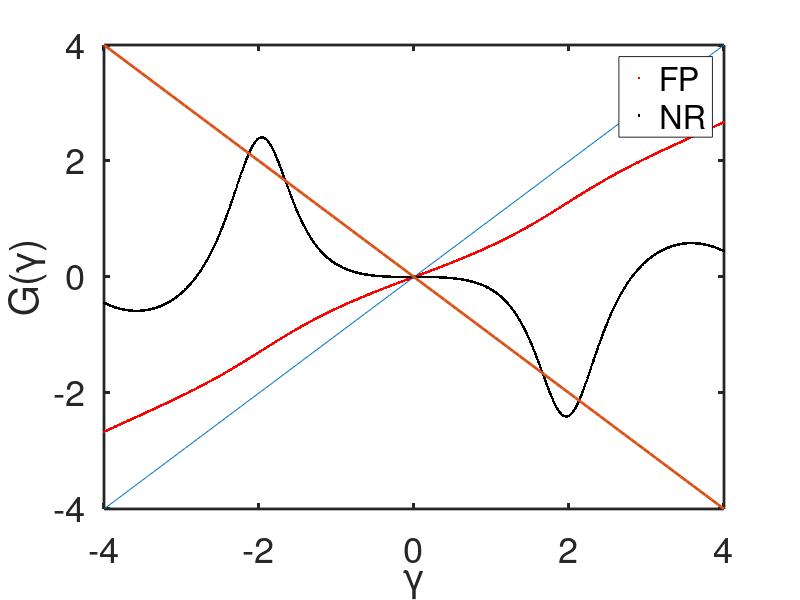

This figure's MATLAB source:
%% Experiment 13 - searching for a period doubling example
% As part of a series of counterexamples, I am searching for a period
% doubling bifurcation in the Newton-Raphson iterations of a nonlinear BVP
% using alternating Schwarz and Dirichlet BCs.

% So far no tested functions have displayed any kind of period doubling.
% These include: exponentials, logarithms, polynomials, power functions

%% Implementing test

% Problem parameters
% 2-cycles: 3.6
% 4-cycles: 3.72
% 8-cycles: 3.731
%    Chaos: 3.735
C = 1;  a = 2.5;
F = @(x) C * sin(a*x);
Fp= @(x) C*a*cos(a*x);
P = 1;
A = 0; B = 0;

% Grid
nx = 1001;
a  = -0.1;
b  = 0.1;
x  = linspace(-1,1,nx)';
dx = 1./abs(x(2) - x(1));
x1 = x(x<=b); b = x1(end);
x2 = x(x>=a); a = x2(1);
l1 = length(x1); l2 = length(x2);

% Diff. mat.
X1 = [ [x1(2:end) ; 0], x1, [0 ; x1(1:end-1)] ];
X2 = [ [x2(2:end) ; 0], x2, [0 ; x2(1:end-1)] ];

I1 = eye(l1);
D1 = ones(l1,1);
D1 = dx^2 * [ D1, -2*D1, D1 ];% - dx/2 * [ -D1, zeros(l1,1), D1 ].*X1;
D1 = spdiags(D1,[-1,0,1],l1,l1);% + spdiags(ones(l1,1),0,l1,l1);
I2 = eye(l2);
D2 = ones(l2,1);
D2 = dx^2 * [ D2, -2*D2, D2 ];% - dx/2 * [ -D2, zeros(l2,1), D2 ].*X2;
D2 = spdiags(D2,[-1,0,1],l2,l2);% + spdiags(ones(l2,1),0,l2,l2);

% Initialization
k = 0;
tol = 1e-8;
itermax = P+1;
G = zeros(1,101);
Gp= G;
itersaveNewton = G;
itersaveReg = G;
L = 4;
testu2 = linspace(-L,L,1001);
% testu2 = linspace(-1.8,-1.4,1001);
% testu2=0.03;
nonlinsolves = 10;
for u2b0 = testu2
% u2b0 = 0;
    u2b    = u2b0;
    u2bold = u2b0;
    k      = k+1;
    error  = 1;
    iter   = 1;
    u1 = 0*ones(size(x1)); u1(1)  = A;
    u2 = 0*ones(size(x2)); u2(end)= B;
    while error > tol && iter < itermax

        % Step 1: solve u in first domain
        u1(end) = u2b;
        for i = 1:nonlinsolves
            J1 = D1 - spdiags(Fp(u1),0,l1,l1);
            F1 = D1(2:end-1,:)*u1 - F(u1(2:end-1));
            u1(2:end-1) = u1(2:end-1) - J1(2:end-1,2:end-1) \ F1;
        end
        u1a = u1(x1==a);
        
        % Step 2: solve u in second domain
        u2(1) = u1a;
        for i = 1:nonlinsolves
            J2 = D2 - spdiags(Fp(u2),0,l2,l2);
            F2 = D2(2:end-1,:)*u2 - F(u2(2:end-1));
            u2(2:end-1) = u2(2:end-1) - J2(2:end-1,2:end-1) \ F2;
        end
        u2b = u2(x2==b);

        % Preconditioning with Newton
        % Step 3: solve g in first domain
        dF1= D1 - spdiags(Fp(u1),0,l1,l1);
        g1 = dF1(2:end-1,2:end-1) \ ( -dF1(2:end-1,end) );
        g1 = [0 ; g1 ; 1 ];
        g1a= g1(x1==a);

        % Step 4: solve g in second domain
        dF2= D2 - spdiags(Fp(u2),0,l2,l2);
        g2 = dF2(2:end-1,2:end-1) \ ( -g1a*dF2(2:end-1,1) );
        g2 = [ g1a ; g2 ; 0];
        g2b= g2(x2==b);

        % Step 5: update u2b
        u2b = u2bold - (u2b - u2bold)/(g2b - 1);
        
        if iter==P
            Gp(k) = u2b;
        end

        error = abs(u2b - u2bold);
        u2bold= u2b;
        iter  = iter+1;
        
    end
    
    if iter < itermax && error < tol
        itersaveNewton(k) = iter;
    else
        itersaveNewton(k) = NaN;
    end
        
end

k=0;
for u2b0 = testu2
% u2b0 = 0;
    u2b    = u2b0;
    u2bold = u2b0;
    k      = k+1;
    error  = 1;
    iter   = 1;
    u1 = 0*ones(size(x1)); u1(1)  = A;
    u2 = 0*ones(size(x2)); u2(end)= B;
    while error > tol && iter < itermax

        % Step 1: solve u in first domain
        u1(end) = u2b;
        for i = 1:nonlinsolves
            J1 = D1 - spdiags(Fp(u1),0,l1,l1);
            F1 = D1(2:end-1,:)*u1 - F(u1(2:end-1));
            u1(2:end-1) = u1(2:end-1) - J1(2:end-1,2:end-1) \ F1;
        end
        u1a = u1(x1==a);
        
        % Step 2: solve u in second domain
        u2(1) = u1a;
        for i = 1:nonlinsolves
            J2 = D2 - spdiags(Fp(u2),0,l2,l2);
            F2 = D2(2:end-1,:)*u2 - F(u2(2:end-1));
            u2(2:end-1) = u2(2:end-1) - J2(2:end-1,2:end-1) \ F2;
        end
        u2b = u2(x2==b);
        
        if iter==1
            G(k) = u2b;
        end

        error = abs(u2b - u2bold);
        u2bold= u2b;
        iter  = iter+1;
        
    end
    
    if iter < itermax && error < tol
        itersaveReg(k) = iter;
    else
        itersaveReg(k) = NaN;
    end
        
end

yy = linspace(-L,L,101);
% C  = -10:1:10;
% yC = bsxfun(@times,C',sqrt(abs(yy))); yC = bsxfun(@plus,yy,yC);
% xC = bsxfun(@plus,C',yy);
% 
% figure(1)
% plot(testu2,G,'r',testu2,Gp,'b',yy,yC,'k',yy,xC,'k','linewidth',2)
% xlabel('\gamma')
% ylabel('G(\gamma)')
% legend('FP','NR')
% % axis([-L,L,-L,L])
% set(gca,'fontsize',26,'linewidth',2)

figure(2)
plot(testu2,G,'r.',testu2,Gp,'k.',yy,yy,yy,-yy,'linewidth',2)
xlabel('\gamma')
ylabel('G(\gamma)')
legend('FP','NR')
axis([-L,L,-L,L])
% axis([-1.8,-1.4,-1.8,-1.4])
set(gca,'fontsize',26,'linewidth',2)